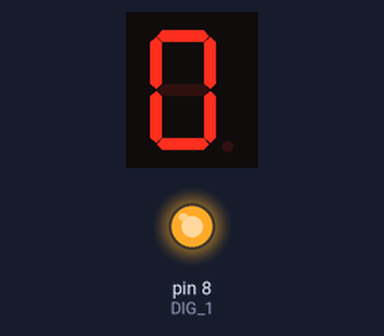
Simulated run of this sketch. Board: Arduino Uno, built with avr-gcc and run on an emulated ATmega328P. On the bench: 1-digit seven-segment display, output pins drawn as LEDs (lit = HIGH). Wiring (inferred from the names in the program): 1-digit 7-segment display, segments lit when HIGH: segments pin 0, pin 1, pin 2, pin 3, pin 4, pin 5, pin 6, pin 7. The segment pins are drawn as the display they are named for; pins used as bus, display or sensor lines are not drawn.

Above: at 0.1 s.
At 1.1 s:
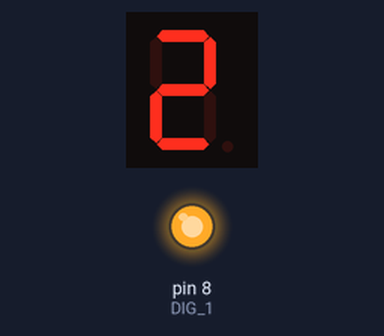
At 2.6 s:
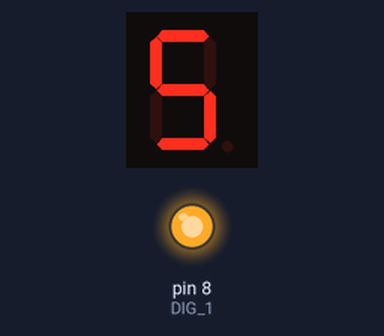
At 5.1 s:
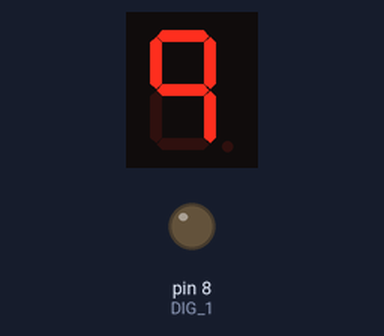
Timing chart, 0 to 37.6 s (numbered marks = the images above):
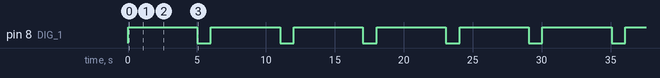

The sketch:

LED7seg_4a1b.ino
```cpp
/*
  Control a 7-segment LED display.


  ref1: https://docs.arduino.cc/hardware/ - Technical Specs of your board

  This code is for section 4a1 of the Introduction to Aduino - Student Handout.
*/

// To make code more human readable. The #define is used to match a name with a value.
// Give each pin connected to an LED a unique name for easy reference.
#define seg_a 0     // segment a is connected to digital pin 0
#define seg_b 1
#define seg_c 2
#define seg_d 3
#define seg_e 4
#define seg_f 5
#define seg_g 6
#define seg_dp 7    // segment dp is connected to digital pin 7

#define DIG_1  8     // Digit 1 control line.

// This array stores the segment pin values to be used.
const char leds[] = {seg_a, seg_b, seg_c, seg_d, seg_e, seg_f, seg_g, seg_dp};

const char characters[][8] = {
  // seg_a, seg_b, seg_c, seg_d, seg_e, seg_f, seg_g, seg_dp
  {HIGH, HIGH, HIGH, HIGH, HIGH, HIGH, LOW, LOW},     // 0
  {LOW, HIGH, HIGH, LOW, LOW, LOW, LOW, LOW},         // 1
  {HIGH, HIGH, LOW, HIGH, HIGH, LOW, HIGH, LOW},      // 2
  {HIGH, HIGH, HIGH, HIGH, LOW, LOW, HIGH, LOW},      // 3
  {LOW, HIGH, HIGH, LOW, LOW, HIGH, HIGH, LOW},       // 4
  {HIGH, LOW, HIGH, HIGH, LOW, HIGH, HIGH, LOW},      // 5
  {LOW, LOW, HIGH, HIGH, HIGH, HIGH, HIGH, LOW},      // 6
  {HIGH, HIGH, HIGH, LOW, LOW, LOW, LOW, LOW},        // 7
  {HIGH, HIGH, HIGH, HIGH, HIGH, HIGH, HIGH, LOW},    // 8
  {HIGH, HIGH, HIGH, LOW, LOW, HIGH, HIGH, LOW},      // 9
  {HIGH, HIGH, HIGH, HIGH, HIGH, HIGH, LOW, LOW},     // A
  {HIGH, HIGH, HIGH, HIGH, HIGH, HIGH, LOW, LOW},     // B
  {HIGH, HIGH, HIGH, HIGH, HIGH, HIGH, LOW, LOW},     // C
  {HIGH, HIGH, HIGH, HIGH, HIGH, HIGH, LOW, LOW},     // D
  {HIGH, HIGH, HIGH, HIGH, HIGH, HIGH, LOW, LOW},     // E
  {HIGH, HIGH, HIGH, HIGH, HIGH, HIGH, LOW, LOW},     // F
  {HIGH, HIGH, HIGH, HIGH, HIGH, HIGH, LOW, LOW}      // -
};

// the setup function runs once when you press reset or power the board.
// All initialization should be done in this section.
void setup() {
  // initialize digital pins for the LEDs as outputs.
  // see Help > Reference > Digital I/O for this information about this and other commands.
  pinMode(seg_a, OUTPUT);
  pinMode(seg_b, OUTPUT);
  pinMode(seg_c, OUTPUT);
  pinMode(seg_d, OUTPUT);
  pinMode(seg_e, OUTPUT);
  pinMode(seg_f, OUTPUT);
  pinMode(seg_g, OUTPUT);
  pinMode(seg_dp, OUTPUT);

  pinMode(DIG_1, OUTPUT);
}

void loop() {
  static char index = 0;
  static uint32_t waitTime = 0;

  if( waitTime < millis()) {
    waitTime = millis() + 500;      // use #define WAIT_DELAY 500
    updateDisplay(index);
    // Adjust the index to select the next characer. Reset to 0 if at the end of the table.
    ++index;                       // increment the index by 1
    if(index >= 11) {
      index = 0;
      waitTime = waitTime + 500;    // wait a bit more after each series.
    }
  }

  // sizeof() returns the number of bytes in the array.
  // The index can not be greater than the size of the array-1 or an 'index error' will occur.
}


void updateDisplay(char value) {
  char digit[8];

  if( value < 10) {
    digitalWrite(DIG_1, HIGH);

    // Select the character. Copy pattern into digit[].
    for(int j=0; j<8; j++) {
      digit[j] = characters[value][j];
    }
    // If a Decimal Point is needed. Set digit[7] = HIGH.

    // Display the selected character
    for (int i=0; i<8; i++) {
      digitalWrite(leds[i], digit[i]);
    }
  }
  else
  {
    digitalWrite(DIG_1, LOW);
  }
}
```

Measured:
- by itself, pin 8 (DIG_1): alternates HIGH for 5.0 s and LOW for 1.0 s
- by itself, everything shown: repeats every 6.0 s, in 11 steps
- what the display in image 0 shows lasts 0.5 s, from 0.0 s to 0.5 s
